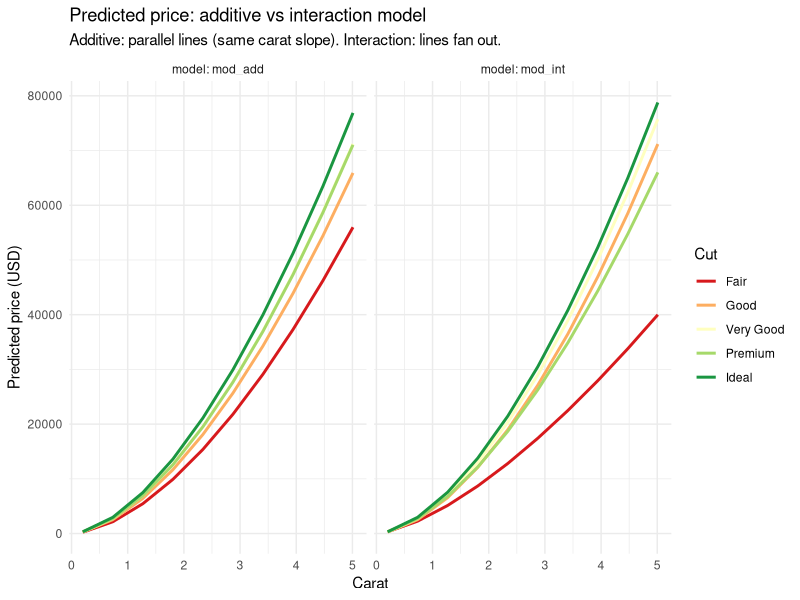

R code for this plot:
## ---- chunk 1
knitr::opts_chunk$set(echo = TRUE, message = FALSE, warning = FALSE)
## ---- chunk 2
library(tidyverse)
library(modelr)
library(broom)
## ---- chunk 3
data("diamonds", package = "ggplot2")
## ---- chunk 4
mod_add <- lm(log(price) ~ log(carat) + cut, data = diamonds)
summary(mod_add)
# One slope for log(carat), different intercepts per cut level.
## ---- chunk 5
mod_int <- lm(log(price) ~ log(carat) * cut, data = diamonds)
summary(mod_int)
# Each cut level gets its own intercept AND its own slope for log(carat).
# log(carat) * cut expands to: log(carat) + cut + log(carat):cutGood
#   + log(carat):cutVery Good + log(carat):cutPremium + log(carat):cutIdeal
## ---- chunk 6
AIC(mod_add, mod_int)

cat("ΔAIC:", round(AIC(mod_add) - AIC(mod_int), 1), "\n")
# The interaction model has lower AIC. A ΔAIC > 10 is strong evidence.
# Whether the improvement justifies the extra 4 parameters (one per
# interaction term) depends on the context and practical significance.
## ---- chunk 7
grid <- diamonds |>
  data_grid(
    carat = seq_range(carat, n = 10),
    cut
  ) |>
  gather_predictions(mod_add, mod_int) |>
  mutate(pred_price = exp(pred))

ggplot(grid, aes(x = carat, y = pred_price, colour = cut)) +
  geom_line(linewidth = 1) +
  facet_wrap(~ model, labeller = label_both) +
  scale_colour_brewer(palette = "RdYlGn") +
  labs(
    title    = "Predicted price: additive vs interaction model",
    subtitle = "Additive: parallel lines (same carat slope). Interaction: lines fan out.",
    x        = "Carat",
    y        = "Predicted price (USD)",
    colour   = "Cut"
  ) +
  theme_minimal()

# In mod_add the lines are exactly parallel — the slope of carat is
# identical across all cut levels. In mod_int the lines diverge —
# Ideal diamonds have a slightly different (and in fact somewhat lower)
# price elasticity for carat than Fair diamonds.
## ---- chunk 8
int_coef <- coef(mod_int)["log(carat):cutIdeal"]
cat("log(carat):cutIdeal coefficient:", round(int_coef, 4), "\n")

# Interpretation:
# The slope of log(carat) is ___ units different for Ideal-cut vs Fair-cut diamonds.
# A negative value means: for Ideal-cut diamonds, each 1% increase in carat
# is associated with a slightly smaller percentage increase in price than
# for Fair-cut diamonds. Ideal diamonds command a fixed quality premium
# (the intercept shift), but the marginal value of additional carat
# weight is slightly lower for them.
## ---- chunk 9
mod_poly <- lm(log(price) ~ poly(log(carat), 2) + cut, data = diamonds)
summary(mod_poly)

AIC(mod_add, mod_poly)

# The quadratic term (degree 2 polynomial) is typically significant
# (p < 0.05), indicating a slight non-linearity in the log-log relationship.
# However, AIC may favour mod_poly or mod_int over mod_add only slightly.
# The key finding: the log-log transformation already captures most of the
# non-linearity; the quadratic adds only modest improvement.
